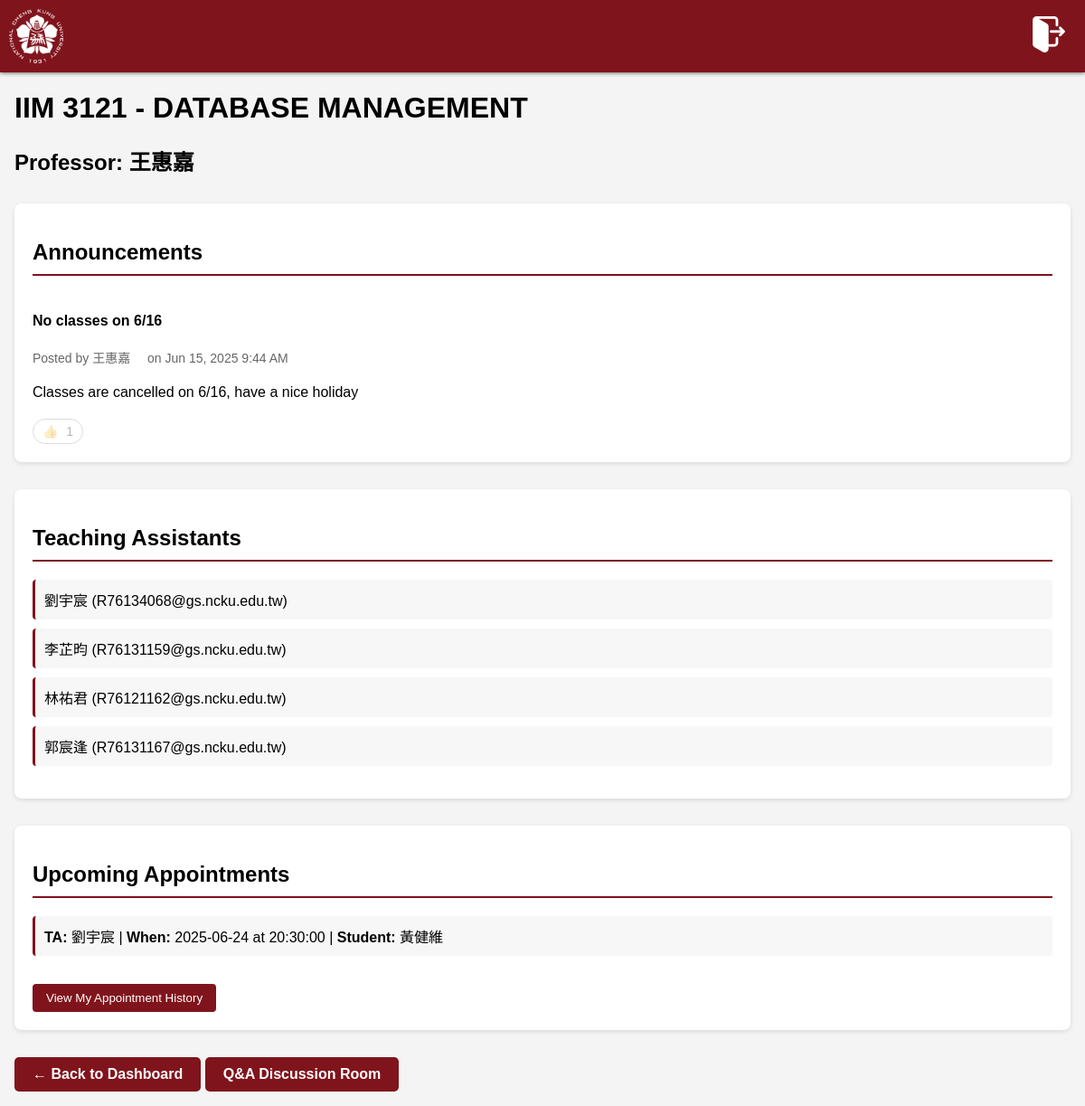
Screenshot of /course.php?course_id=1 (signed in) with the database file from the repository.
### tables this page shows
CREATE TABLE `courses` (
  `course_id` int(11) NOT NULL,
  `course_code` varchar(20) NOT NULL,
  `course_name` varchar(100) NOT NULL,
  `admin_id` int(11) NOT NULL
);

CREATE TABLE `users` (
  `user_id` int(11) NOT NULL,
  `username` varchar(50) NOT NULL,
  `full_name` varchar(100) DEFAULT NULL,
  `password` varchar(255) NOT NULL,
  `email` varchar(100) DEFAULT NULL
);

CREATE TABLE `announcements` (
  `announcement_id` int(11) NOT NULL,
  `course_id` int(11) NOT NULL,
  `author_id` int(11) NOT NULL,
  `title` varchar(255) NOT NULL,
  `content` text NOT NULL,
  `created_at` timestamp NOT NULL DEFAULT current_timestamp()
);

CREATE TABLE `appointments` (
  `appointment_id` int(11) NOT NULL,
  `student_id` int(11) NOT NULL,
  `schedule_id` int(11) NOT NULL
);

CREATE TABLE `ta_schedule` (
  `schedule_id` int(11) NOT NULL,
  `ta_id` int(11) NOT NULL,
  `course_id` int(11) NOT NULL,
  `date` date NOT NULL,
  `time` time NOT NULL,
  `is_booked` tinyint(1) DEFAULT 0
);

### course.php (the view, shortened to what this page needs)
<?php
include 'db_connect.php';
$user_id = $_SESSION['user_id'];
$role = $_SESSION['role'] ?? '';
$course_id = isset($_GET['course_id']) ? intval($_GET['course_id']) : 0;
$course_stmt = $conn->prepare("
    SELECT c.course_name, c.course_code, u.full_name AS professor_name
    FROM courses c
    JOIN users u ON c.admin_id = u.user_id
    WHERE c.course_id = ?
");
$course_stmt->bind_param("i", $course_id);
$course_stmt->execute();
$course_result = $course_stmt->get_result();
$course = $course_result->fetch_assoc();
$ta_check_stmt = $conn->prepare("SELECT 1 FROM course_tas WHERE course_id = ? AND ta_id = ?");
$ta_check_stmt->bind_param("ii", $course_id, $user_id);
$ta_check_stmt->execute();
$is_ta = $ta_check_stmt->get_result()->num_rows > 0;
?>
<!DOCTYPE html>
<html lang="en">
<head>
    <link rel="stylesheet" href="./styles.css">
</head>
<body>
    <nav>
        <img src="logo_white.png">
        <a href="./index.php">
            <img src="./logout.png">
        </a>
    </nav>
    <div class="dashboard-body">
        <div class="course-header">
            <h1><?= htmlspecialchars($course['course_code']) ?> - <?= htmlspecialchars($course['course_name']) ?></h1>
            <h2>Professor: <?= htmlspecialchars($course['professor_name']) ?></h2>
        </div>
        <div class="announcements-section">
            <h2>Announcements</h2>
            <div class="announcements-list">
                <?php
                $ann_stmt = $conn->prepare("
                    SELECT a.announcement_id, a.title, a.content, a.created_at, u.full_name AS author
                    FROM announcements a
                    JOIN users u ON a.author_id = u.user_id
                    WHERE a.course_id = ?
                    ORDER BY a.created_at DESC
                ");
                $ann_stmt->bind_param("i", $course_id);
                $ann_stmt->execute();
                $ann_result = $ann_stmt->get_result();
                if ($ann_result->num_rows > 0):
                    while ($a = $ann_result->fetch_assoc()): ?>
                    <div class="announcement-card">
                        <div class="announcement-header">
                            <h4><?= htmlspecialchars($a['title']) ?></h4>
                        </div>
                        <div class="announcement-meta">
                            <span class="author">Posted by <?= htmlspecialchars($a['author']) ?></span>
                            <span class="date">on <?= date('M j, Y g:i A', strtotime($a['created_at'])) ?></span>
                        </div>
                        <div class="announcement-content">
                            <p><?= nl2br(htmlspecialchars($a['content'])) ?></p>
                        </div>
                        <div class="announcement-reactions">
                            <?php
                            $reacted = false;
                            $count_stmt = $conn->prepare("SELECT COUNT(*) as count FROM announcement_reactions WHERE announcement_id = ?");
                            $count_stmt->bind_param("i", $a['announcement_id']);
                            $count_stmt->execute();
                            $count = $count_stmt->get_result()->fetch_assoc()['count'];
                            ?>
                            <form method="POST" action="toggle_reaction.php" class="reaction-form">
                                <button type="submit" class="reaction-button <?= $reacted ? 'reacted' : '' ?>" <?= $role !== 'student' ? 'disabled' : '' ?>>
                                    👍 <span class="reaction-count"><?= $count ?></span>
                                </button>
                            </form>
                        </div>
                    </div>
                    <?php endwhile; else: ?>
                    <p>No announcements yet.</p>
                <?php endif; ?>
            </div>
        </div>
        <div class="tas-section">
            <h2>Teaching Assistants</h2>
            <ul class="ta-list">
                <?php
                $ta_stmt = $conn->prepare("
                    SELECT u.user_id, u.full_name, u.email
                    FROM course_tas ct
                    JOIN users u ON ct.ta_id = u.user_id
                    WHERE ct.course_id = ?
                ");
                $ta_stmt->bind_param("i", $course_id);
                $ta_stmt->execute();
                $ta_result = $ta_stmt->get_result();
                if ($ta_result->num_rows === 0):
                    echo "<li>No TAs assigned.</li>";
                else:
                    while ($ta = $ta_result->fetch_assoc()):
                        $name = htmlspecialchars($ta['full_name']);
                        $email = htmlspecialchars($ta['email']);
                        echo "<li>$name ($email)";
                        echo "</li>";
                    endwhile;
                endif;
                ?>
            </ul>
        </div>
        <div class="appointments-section">
            <h2>Upcoming Appointments</h2>
            <ul class="appointments-list">
                <?php
                $upcoming_sql = "
                    SELECT
                        a.appointment_id,
                        a.student_id,
                        s.date,
                        s.time,
                        su.full_name AS student_name,
                        tu.full_name AS ta_name,
                        tu.user_id AS ta_id
                    FROM appointments a
                    JOIN ta_schedule s ON a.schedule_id = s.schedule_id
                    JOIN users su ON a.student_id = su.user_id
                    JOIN users tu ON s.ta_id = tu.user_id
                    WHERE s.course_id = ?
                    AND (s.date > CURDATE() OR (s.date = CURDATE() AND s.time > CURTIME()))
                    ORDER BY s.date, s.time
                ";
                $stmt = $conn->prepare($upcoming_sql);
                $stmt->bind_param("i", $course_id);
                $stmt->execute();
                $upcoming_result = $stmt->get_result();
                if ($upcoming_result->num_rows > 0) {
                    while ($row = $upcoming_result->fetch_assoc()) {
                        $ta_you = ($row['ta_id'] == $user_id && $is_ta);
                        $student_you = ($row['student_id'] == $user_id && !$is_ta);
                        echo "<li><strong>TA:</strong> " . htmlspecialchars($row['ta_name']) . ($ta_you ? " <strong>(You)</strong>" : "") .
                            " | <strong>When:</strong> " . htmlspecialchars($row['date']) . " at " . htmlspecialchars($row['time']) .
                            " | <strong>Student:</strong> " . htmlspecialchars($row['student_name']) . ($student_you ? " <strong>(You)</strong>" : "") . "</li>";
                    }
                } else {
                    echo "<li>No upcoming appointments.</li>";
                }
                ?>
            </ul>
            <button class="view-history-btn" onclick="showAppointmentHistory()">
                <?= $role === 'admin' ? 'View All Appointment History' : 'View My Appointment History' ?>
            </button>
        </div>
        <div style="margin-top: 30px;">
            <a href="<?php echo $_SESSION['role'] ?? 'student'; ?>.php" class="page-button">← Back to Dashboard</a>
            <a href="discussion.php?course_id=<?php echo $course_id; ?>" class="page-button">Q&A Discussion Room</a>
        </div>
    </div>
</body>
</html>

### styles.css (style rules this page uses)
body { font-family: "Poppins", sans-serif; background-color: #f4f4f4; margin: 0; padding: 0; }
nav { background-color: #80141c; width: 100%; height: 80px; box-shadow: 0px 0px 5px rgba(0, 0, 0, 0.8); display: flex; align-items: center; justify-content: space-between; }
nav > img { padding: 10px; height: 60px; }
nav > a > img { height: 40px; padding-right: 20px; }
.dashboard-body { margin: 16px; }
.course-header { margin-bottom: 30px; }
h1, h2, h3, h4 { color: black; }
.announcements-section, .tas-section, .appointments-section { background-color: white; padding: 20px; margin-bottom: 30px; border-radius: 8px; box-shadow: 0 2px 5px rgba(0,0,0,0.1); }
.announcements-section h2, .tas-section h2, .appointments-section h2 { border-bottom: 2px solid #80141c; padding-bottom: 10px; margin-bottom: 20px; }
.announcements-list { margin-top: 20px; }
.ta-list, .appointments-list { list-style-type: none; padding-left: 0; }
.ta-list li, .appointments-list li { padding: 10px; margin-bottom: 10px; background-color: #f7f7f7; border-left: 3px solid #80141c; border-radius: 4px; }
.announcement-card { margin-bottom: 20px; padding-bottom: 20px; border-bottom: 1px solid #eee; }
.announcement-card:last-child { border-bottom: none; margin-bottom: 0; padding-bottom: 0; }
.announcement-meta { font-size: 14px; color: #666; margin-bottom: 10px; }
.announcement-meta .date { margin-left: 15px; }
.announcement-content { line-height: 1.6; }
.page-button { display: inline-block; padding: 10px 20px; background-color: #80141c; color: white; text-decoration: none; border-radius: 5px; font-weight: bold; transition: background-color 0.3s; }
.view-history-btn { margin-top: 15px; padding: 8px 15px; background-color: #80141c; color: white; border: none; border-radius: 4px; cursor: pointer; font-family: "Poppins", sans-serif; transition: background-color 0.3s; }

### course.php (style rules this page uses)
.announcement-header { display: flex; justify-content: space-between; align-items: center; }
.announcement-reactions { margin-top: 10px; }
.reaction-button { background: none; border: 1px solid #ddd; border-radius: 20px; padding: 5px 10px; cursor: pointer; font-size: 14px; }
.reaction-count { margin-left: 5px; }

### rows the page displays
courses: course_code "IIM 3121", course_name "DATABASE MANAGEMENT", admin.full_name "王惠嘉"
announcements: title "No classes on 6/16", author.full_name "王惠嘉", created_at "Jun 15, 2025 9:44 AM", content "Classes are cancelled on 6/16, have a nice holiday", count "1"
users: full_name "劉宇宸", email "R76134068@gs.ncku.edu.tw"
users: full_name "李芷昀", email "R76131159@gs.ncku.edu.tw"
users: full_name "林祐君", email "R76121162@gs.ncku.edu.tw"
users: full_name "郭宸逢", email "R76131167@gs.ncku.edu.tw"
appointments: users.full_name "劉宇宸", schedule.date "2025-06-24", schedule.time "20:30:00", student.full_name "黃健維"
